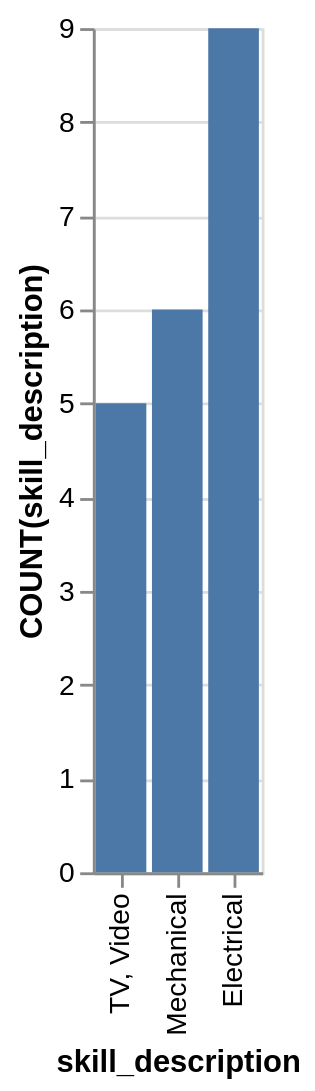

Here is the Vega-Lite specification saved for this chart:
### Vega-Lite specification from a JSON file in a GitHub repository (floating-point values rounded to 4 significant figures)
{"data": {"values": [{"x_data": "TV, Video", "y_data": 5}, {"x_data": "Mechanical", "y_data": 6}, {"x_data": "Electrical", "y_data": 9}]}, "mark": "bar", "encoding": {"x": {"field": "x_data", "type": "nominal", "title": "skill_description", "sort": {"op": "sum", "field": "y_data", "order": "ascending"}}, "y": {"field": "y_data", "type": "quantitative", "title": "COUNT(skill_description)"}}}
